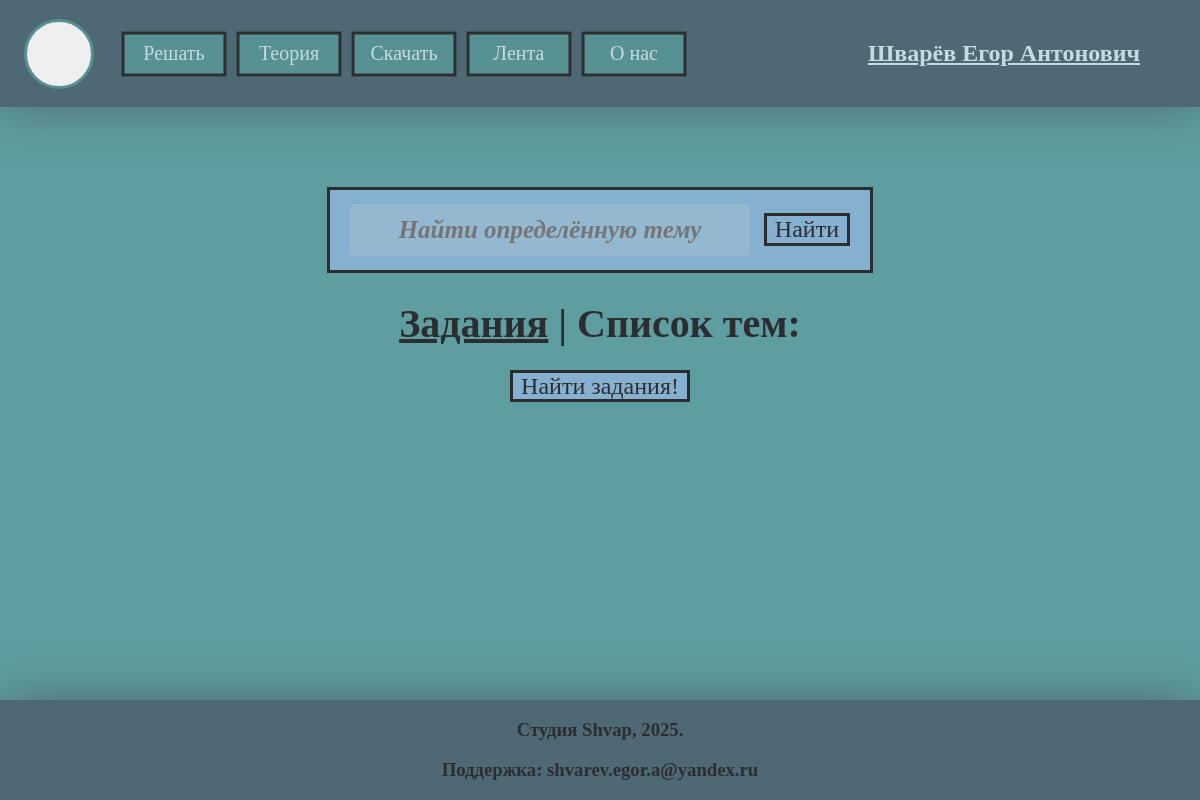
The app's page /SolvePartTheme?type=3 (signed in), older data.
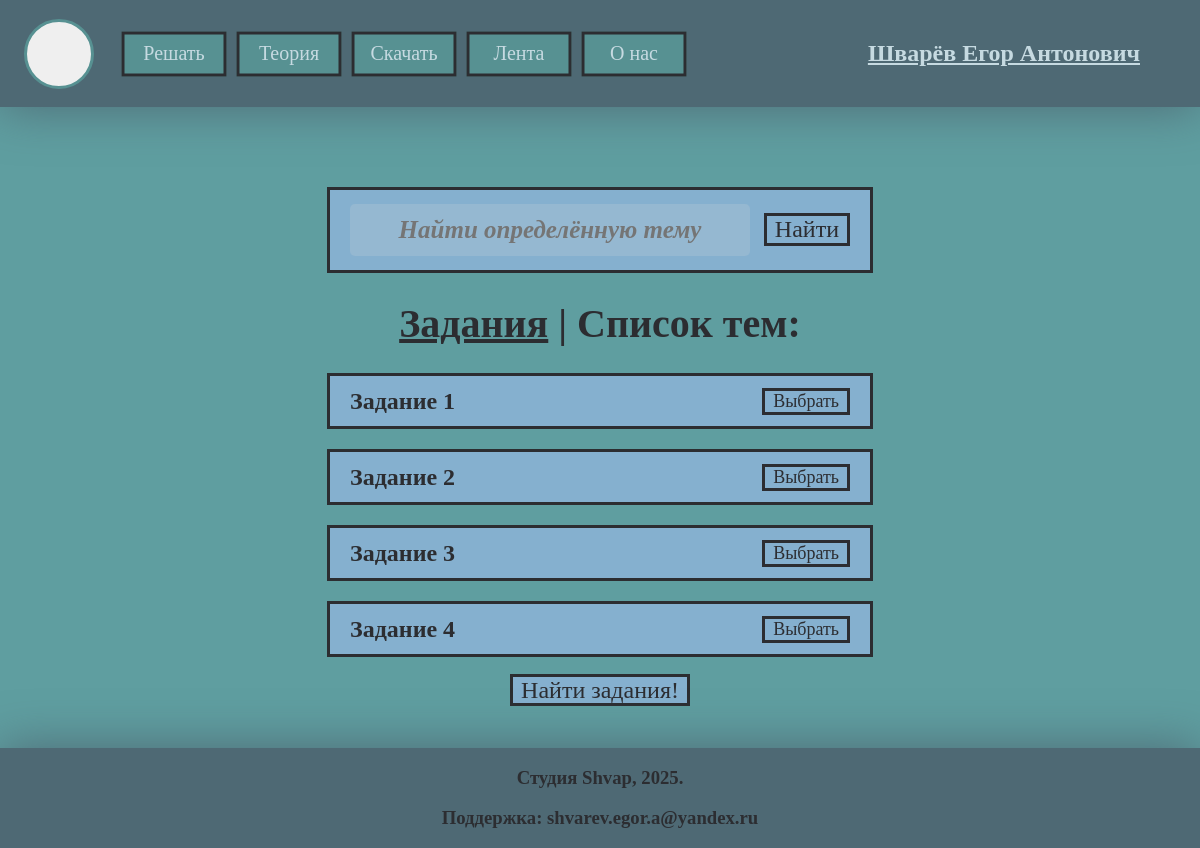
The same page, newer data.
### DatabasesScript.py (models this page shows)
class QuestionThemes(Base):
    __tablename__ = 'VoprosThemes'
    ThemeID = Column(Integer, primary_key=True)
    ThemeName = Column(String(50), nullable = False)
    RazdelID = Column(Integer, nullable = False)

### MainScript.py (the view)
@app.route('/SolvePartTheme', methods = ['GET', 'POST'])
def ChangeThemePage():
    if request.method == 'POST':
        answer = request.form.get('theory_btn')
        if answer:
            return redirect('/SolvePart/'+answer) #redirect(url_for('solve_part',ThemeId=int(answer)))
        else:
            listThem = {}
            TasksType = int(request.form.get('task_type'))
            Fl = request.form.get('list')[2:-2].split('), (')
            for i in Fl:
                Nl = i.split(',')
                listThem[int(Nl[0])] = Nl[-1][2:-1]
            listThem = sorted(listThem.items(), key=lambda item: item[1])
            return render_template('SolvePartThemes.html', task_type = TasksType, themes_list = listThem, message = 'Выберите одну из тем!', username= session['username'])
    elif request.method == 'GET':
        TasksType = request.args.get('type')
        try:
            listThem = {}
            if int(TasksType) in [1,2,3]:
                themes = GetThemes(int(TasksType))
                for i in themes:
                    listThem[i.ThemeID] = i.ThemeName
                listThem = sorted(listThem.items(), key=lambda item: item[1])
                return render_template('SolvePartThemes.html', task_type = int(TasksType), themes_list = listThem, message = '', username= session['username'])
            else: return 'Что-то пошло не так!'
        except:
            return 'Что-то пошло не так!'

### MainScript.py (called while the page is built)
def GetThemes(RazdelID):
    Themes = db_session.query(QuestionThemes).filter_by(RazdelID = RazdelID).all()
    return Themes

### templates/SolvePartThemes.html (shortened to what this page needs)
{% extends "Base.html" %}
{% block body %}
<form action="/SolvePartTheme" method = 'POST'>
<div class = 'fullscreen-div BigPageText'> <div class = 'CenterText'>
    <div class = 'TheoryBtn SimpleHContentContainer'>
    <input id = 'linesearch' class="textbox search" type="text" name="themesearch" placeholder="Найти определённую тему" ><br>
    <button id = 'textsearch' class="SimpleBtn InputStyle" type="button"; name = 'popbtn'></button> <label class = 'MainLabel' style = 'font-size: 24px' for ='textsearch'>Найти</label>
    </div>
    {% if task_type == 1 %}
        <h1 class = 'SimpleText'><u>ОГЭ</u> | Список тем:</h1>
    {% elif task_type == 2 %}
        <h1 class = 'SimpleText'><u>ЕГЭ</u> | Список тем:</h1>
    {% elif task_type == 3 %}
        <h1 class = 'SimpleText'><u>Задания</u> | Список тем:</h1>
    {% endif %}
    {% for theory in themes_list %}
        <div class = 'TheoryBtn'>
            <h1 class = 'SimpleText BoxLbl'> {{theory[1]}} </h1>
            <label class = 'MainLabel' style = 'font-size: 18px' for ="{{theory[0]}}">Выбрать</label>
        </div>
    {% endfor %}
    <input id = 'SubmitBtn' class = 'SimpleBtn' type="submit" value="Submit"> <label class = 'MainLabel' style = 'font-size: 24px' for ='SubmitBtn'>Найти задания!</label>
    <br><br><br><br><br><br><br><br><br>
</div> </div>
</form>
{% endblock %}

Row changes from the older to the newer data that the page shows:
now on this page (row edited): QuestionThemes: ThemeName "Задание 1"
now on this page (row edited): QuestionThemes: ThemeName "Задание 2"
now on this page (row edited): QuestionThemes: ThemeName "Задание 3"
now on this page (row edited): QuestionThemes: ThemeName "Задание 4"
